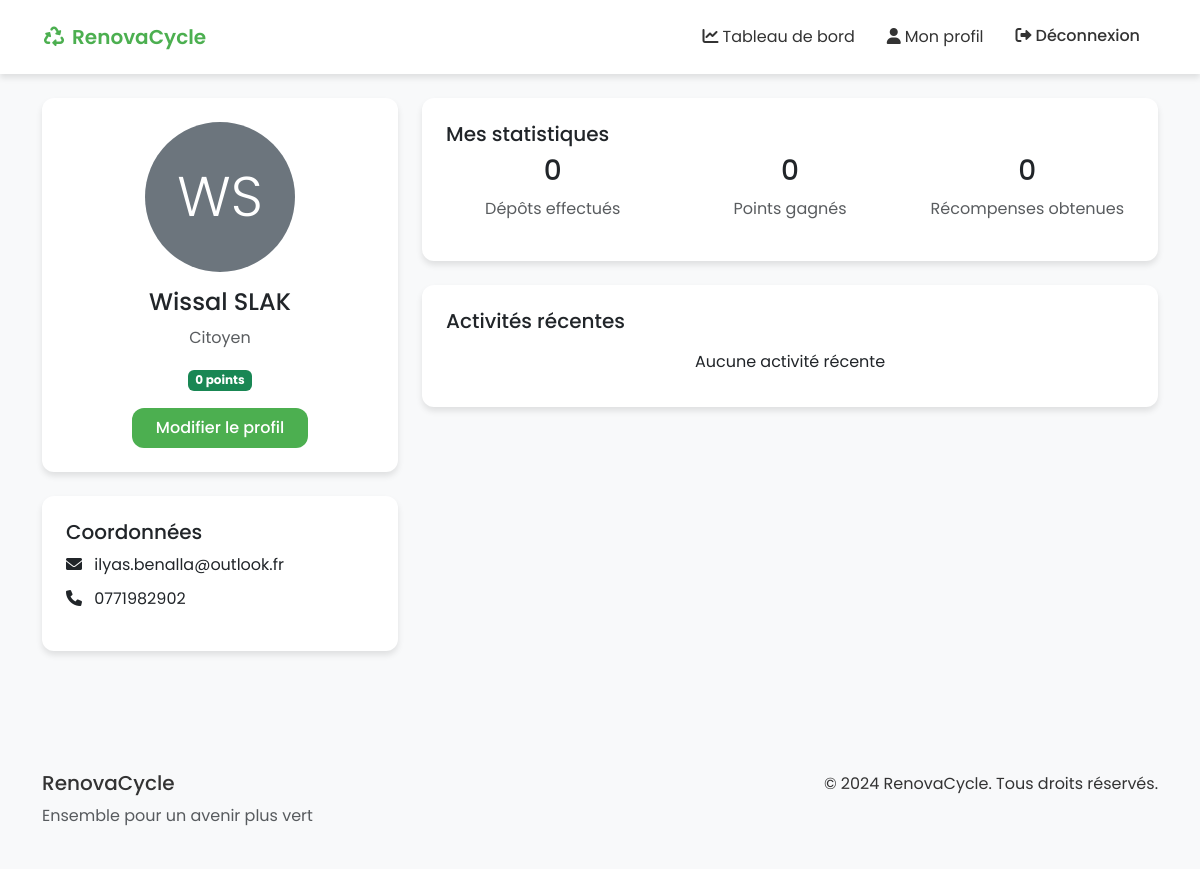
The app's page /profile/ (signed in) with its own data.
### renova_cycle/models.py (models this page shows)
class User(AbstractUser):
    CITIZEN = 'CITIZEN'
    MUNICIPALITY = 'MUNICIPALITY'
    WASTE_PICKER = 'WASTE_PICKER'
    SUPERVISOR = 'SUPERVISOR'
    USER_TYPES = [
        (CITIZEN, 'Citoyen'),
        (MUNICIPALITY, 'Municipalité'),
        (WASTE_PICKER, 'Chiffonier'),
        (SUPERVISOR, 'Superviseur'),
    ]
    user_type = models.CharField(max_length=20, choices=USER_TYPES)
    phone_number = models.CharField(max_length=20)
    identity_card = models.CharField(max_length=20, blank=True, null=True)
    points = models.IntegerField(default=0)
    profile_image = models.ImageField(upload_to='profile_images/', null=True, blank=True)
    def get_total_deposits(self):
        return self.wastedeposit_set.count()
    def get_total_points_earned(self):
        return self.wastedeposit_set.aggregate(models.Sum('points_earned'))['points_earned__sum'] or 0
    def get_total_rewards_claimed(self):
        return self.rewardclaim_set.count()

### renova_cycle/views.py (the view)
# urls.py: path('profile/', views.profile_view, name='profile_view'),
@login_required
def profile_view(request):
    context = {
        'total_deposits': request.user.get_total_deposits(),
        'total_points_earned': request.user.get_total_points_earned(),
        'total_rewards_claimed': request.user.get_total_rewards_claimed(),
        'recent_activities': WasteDeposit.objects.filter(user=request.user).order_by('-deposit_date')[:5]
    }
    return render(request, 'renova_cycle/profile/view.html', context)

### renova_cycle/templates/renova_cycle/profile/view.html (shortened to what this page needs)
{% extends 'renova_cycle/base.html' %}
{% block content %}
<div class="container">
    <div class="row">
        <div class="col-md-4">
            <div class="card mb-4">
                <div class="card-body text-center">
                    <div class="mb-3">
                        {% if user.profile_image %}
                            <img src="{{ user.profile_image.url }}" class="rounded-circle" width="150" height="150">
                        {% else %}
                            <div class="bg-secondary text-white rounded-circle d-inline-flex align-items-center justify-content-center" style="width: 150px; height: 150px;">
                                <span class="display-4">{{ user.first_name|first }}{{ user.last_name|first }}</span>
                            </div>
                        {% endif %}
                    </div>
                    <h4>{{ user.get_full_name }}</h4>
                    <p class="text-muted">{{ user.get_user_type_display }}</p>
                    <div class="mb-3">
                        <span class="badge bg-success">{{ user.points }} points</span>
                    </div>
                    <a href="{% url 'renova_cycle:profile_edit' %}" class="btn btn-primary">Modifier le profil</a>
                </div>
            </div>
            <div class="card mb-4">
                <div class="card-body">
                    <h5 class="card-title">Coordonnées</h5>
                    <ul class="list-unstyled">
                        <li class="mb-2">
                            <i class="fas fa-envelope me-2"></i> {{ user.email }}
                        </li>
                        <li class="mb-2">
                            <i class="fas fa-phone me-2"></i> {{ user.phone_number }}
                        </li>
                    </ul>
                </div>
            </div>
        </div>
        <div class="col-md-8">
            <div class="card mb-4">
                <div class="card-body">
                    <h5 class="card-title">Mes statistiques</h5>
                    <div class="row text-center">
                        <div class="col-md-4">
                            <h3>{{ total_deposits }}</h3>
                            <p class="text-muted">Dépôts effectués</p>
                        </div>
                        <div class="col-md-4">
                            <h3>{{ total_points_earned }}</h3>
                            <p class="text-muted">Points gagnés</p>
                        </div>
                        <div class="col-md-4">
                            <h3>{{ total_rewards_claimed }}</h3>
                            <p class="text-muted">Récompenses obtenues</p>
                        </div>
                    </div>
                </div>
            </div>
            <div class="card">
                <div class="card-body">
                    <h5 class="card-title">Activités récentes</h5>
                    <ul class="list-group list-group-flush">
                        {% for activity in recent_activities %}
                        <li class="list-group-item">
                            {% if activity.type == 'deposit' %}
                                <i class="fas fa-recycle text-success me-2"></i>
                                Dépôt de déchets - {{ activity.points }} points gagnés
                            {% elif activity.type == 'reward' %}
                                <i class="fas fa-gift text-primary me-2"></i>
                                Récompense réclamée - {{ activity.reward.name }}
                            {% endif %}
                            <small class="text-muted float-end">
                                {{ activity.date|date:"d/m/Y H:i" }}
                            </small>
                        </li>
                        {% empty %}
                        <li class="list-group-item text-center">
                            Aucune activité récente
                        </li>
                        {% endfor %}
                    </ul>
                </div>
            </div>
        </div>
    </div>
</div>
{% endblock %}

### renova_cycle/templates/renova_cycle/base.html (shortened to what this page needs)
{% load static %}
<!DOCTYPE html>
<html lang="fr">
<head>
    <link href="https://cdn.jsdelivr.net/npm/bootstrap@5.3.0/dist/css/bootstrap.min.css" rel="stylesheet">
    <link href="https://cdnjs.cloudflare.com/ajax/libs/font-awesome/6.0.0/css/all.min.css" rel="stylesheet">
    <link href="{% static 'css/style.css' %}" rel="stylesheet">
</head>
<body>
    <nav class="navbar navbar-expand-lg sticky-top">
        <div class="container">
            <a class="navbar-brand" href="{% url 'renova_cycle:home' %}">
                <i class="fas fa-recycle me-2"></i>RenovaCycle
            </a>
            <div class="collapse navbar-collapse" id="navbarNav">
                <ul class="navbar-nav ms-auto">
                    {% if user.is_authenticated %}
                        {% if user.user_type == 'CITIZEN' %}
                            <li class="nav-item">
                                <a class="nav-link" href="{% url 'renova_cycle:citizen_dashboard' %}">
                                    <i class="fas fa-chart-line me-1"></i>Tableau de bord
                                </a>
                            </li>
                        {% elif user.user_type == 'MUNICIPALITY' %}
                            <li class="nav-item">
                                <a class="nav-link" href="{% url 'renova_cycle:municipality_dashboard' %}">
                                    <i class="fas fa-city me-1"></i>Tableau de bord
                                </a>
                            </li>
                        {% endif %}
                        <li class="nav-item">
                            <a class="nav-link" href="{% url 'renova_cycle:profile_view' %}">
                                <i class="fas fa-user me-1"></i>Mon profil
                            </a>
                        </li>
                        <li class="nav-item">
                            <form method="post" action="{% url 'renova_cycle:logout' %}" class="d-inline">
                                <button type="submit" class="nav-link btn btn-link">
                                    <i class="fas fa-sign-out-alt me-1"></i>Déconnexion
                                </button>
                            </form>
                        </li>
                    {% endif %}
                </ul>
            </div>
        </div>
    </nav>
    <main class="py-4">
        {% block content %}{% endblock %}
    </main>
    <footer class="bg-light py-4 mt-5">
        <div class="container">
            <div class="row">
                <div class="col-md-6">
                    <h5>RenovaCycle</h5>
                    <p class="text-muted">Ensemble pour un avenir plus vert</p>
                </div>
                <div class="col-md-6 text-md-end">
                    <p class="mb-0">© 2024 RenovaCycle. Tous droits réservés.</p>
                </div>
            </div>
        </div>
    </footer>
</body>
</html>

### static/css/style.css (style rules this page uses)
:root { --primary-color: #4CAF50; --secondary-color: #2196F3; --accent-color: #FF9800; --background-color: #f8f9fa; --text-color: #333; --border-radius: 12px; --box-shadow: 0 4px 6px rgba(0, 0, 0, 0.1); --transition: all 0.3s ease; }
body { font-family: 'Poppins', sans-serif; background-color: var(--background-color); color: var(--text-color); line-height: 1.6; }
.navbar { background-color: rgba(255, 255, 255, 0.95); backdrop-filter: blur(10px); box-shadow: var(--box-shadow); padding: 1rem 2rem; transition: var(--transition); }
.navbar-brand { font-weight: 600; color: var(--primary-color); }
.nav-link { color: var(--text-color); margin: 0 0.5rem; padding: 0.5rem 1rem; border-radius: var(--border-radius); transition: var(--transition); }
.card { border: none; border-radius: var(--border-radius); box-shadow: var(--box-shadow); transition: var(--transition); overflow: hidden; background: white; margin-bottom: 1.5rem; }
.card-body { padding: 1.5rem; }
.btn { border-radius: var(--border-radius); padding: 0.5rem 1.5rem; transition: var(--transition); border: none; font-weight: 500; }
.btn-primary { background-color: var(--primary-color); color: white; }

### records on screen
User: first_name|first "W", last_name|first "S", get_full_name "Wissal SLAK", user_type "Citoyen", points "0", email "ilyas.benalla@outlook.fr", phone_number "0771982902"

### other values on screen
{{ total_deposits }} "0"
{{ total_points_earned }} "0"
{{ total_rewards_claimed }} "0"
